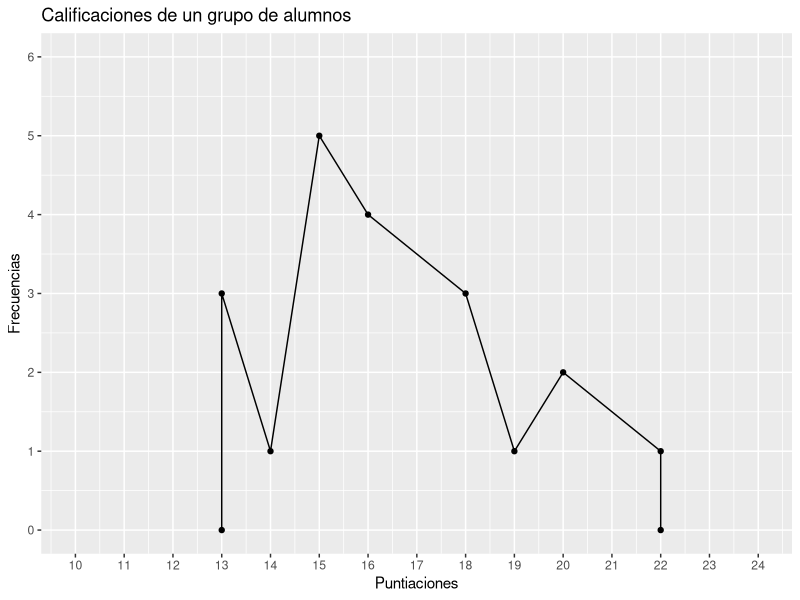

The R script that drew this image:
install.packages("ggplot2")

library(ggplot2)

separador = function (ejercicio) {
  cat("\n\n=------------------------- Ejercicio Nº",ejercicio," -------------------------->\n\n")
}

separador(1)
puntuaciones = c(13, 13, 14, 15, 16, 18, 19, 20, 22, 22)
frecuencias = c(0, 3, 1, 5, 4, 3, 1, 2, 1, 0)
puntuacionesDataFrame = data.frame(puntuaciones = puntuaciones, frecuencias = frecuencias)
ggplot(puntuacionesDataFrame, aes(x = puntuaciones, y = frecuencias)) +
  geom_point(na.rm = FALSE, stat = "identity") +
  geom_line(na.rm = FALSE, stat = "identity") +
  xlab("Puntiaciones") +
  ylab("Frecuencias") + 
  ggtitle("Calificaciones de un grupo de alumnos") +
  scale_x_continuous(limits = c(10, 24), breaks = seq(10, 24, by = 1)) +
  scale_y_continuous(limits = c(0, 6), breaks = seq(0, 6, by = 1))

separador(1)


rm(list = ls())
